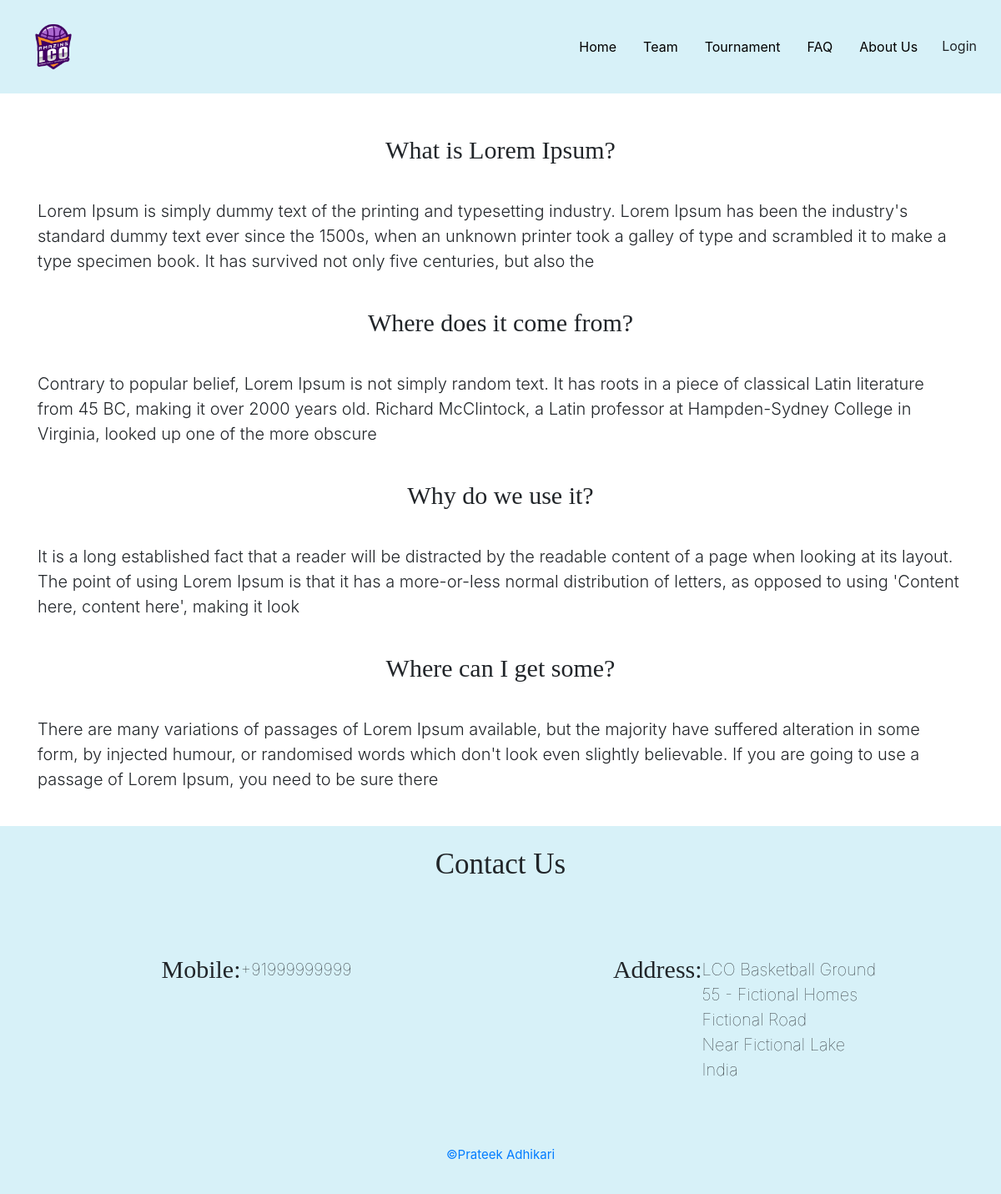
Page /faq on the committed database.
### lco/models.py (models this page shows, shortened)
class Frequentlyaskquest(models.Model):
    question = models.CharField(max_length=200)
    answer = models.CharField(max_length=300)

### lco/views.py (the view)
# urls.py: path('faq', views.faq, name="faq"),
def faq(request):
    faqs = Frequentlyaskquest.objects.all()
    context = {
        'faqz': faqs
    }
    return render(request, "faq.html", context)

### templates/faq.html
{% extends 'base.html'%} {% load static %} {% block content %}
<div class="col-12">
    <div class="container faq">
        {% for faq in faqz %}
        <div class="quest">
            <p class="faq_ques">{{faq.question}}</p>
        </div>
        <p class="faq_ans">{{faq.answer}}</p>
        {%endfor%}
    </div>
</div>
{% endblock %}

### templates/base.html (shortened to what this page needs)
<!DOCTYPE html> {% load static %}
<head>
    <link rel="stylesheet" href="{% static 'css/LCO.css' %}">
    <link rel="stylesheet" href="https://stackpath.bootstrapcdn.com/bootstrap/4.4.1/css/bootstrap.min.css">
</head>
<body>
    <div class="row">
        <div class="col-12 head">
            <nav class="navbar">
                <div class="brand-title">
                    <img id="logo" src="{% static 'img/sports-logo-transparent.png' %}">
                </div>
                <div class="navbar-links">
                    <ul>
                        <li><a href="{% url 'home' %}">Home</a></li>
                        <li><a href="{% url 'team' %}">Team</a></li>
                        <li><a href="{% url 'tournament' %}">Tournament</a></li>
                        <li><a href="{% url 'faq' %}">FAQ</a></li>
                        <li><a href="{% url 'about' %}">About Us</a></li>
                        <li><button class="btn modal-btn" data-toggle="modal" data-target="#myModal">
                            Login
                          </button></li>
                    </ul>
                </div>
            </nav>
        </div>
        {% block content%} {% endblock%}
        <div class="col-12 foot">
            <div class="col-12">
                <div class="foot-title">
                    <p class="foot-tm-text">Contact Us</p>
                </div>
            </div>
            <div class="row">
                <div class="col-lg-6 col-md-12 col-sm-12 mob-add">
                    <div class="foot-cols">
                        <div class="foot-title">
                            <p class="foot-t-text">Mobile:</p>
                        </div>
                        <div class="foot-text">
                            <p class="foot-t-data">+91999999999</p>
                        </div>
                    </div>
                </div>
                <div class="col-lg-6 col-md-12 col-sm-12 mob-add">
                    <div class="foot-cols">
                        <div class="foot-title">
                            <p class="foot-t-text">Address:</p>
                        </div>
                        <div class="foot-text">
                            <p class="foot-t-data">LCO Basketball Ground<br> 55 - Fictional Homes<br> Fictional Road<br> Near Fictional Lake<br> India
                            </p>
                        </div>
                    </div>
                </div>
            </div>
            <div class="col-12">
                <div class="foot-title">
                    <p class="copyright"><a href="#">&copy;Prateek Adhikari</a></p>
                </div>
            </div>
        </div>
    </div>
</body>
</html>

### static/css/LCO.css (style rules this page uses)
body { margin: 0; padding: 0; }
.row { margin: 0px !important; }
.head { padding: 0px !important; }
.navbar { color: black; background: #d7f1f8; width: 100%; display: flex; position: relative; justify-content: space-between; align-items: center; }
.brand-title { margin: .5rem; }
#logo { width: 80px; height: 80px; }
.navbar-links { height: 100%; }
.modal-btn { padding: 0.9rem .75rem !important; }
.navbar-links ul { display: flex; margin: 0; padding: 0; }
.navbar-links li { list-style: none; }
.navbar-links li a { display: block; text-decoration: none; color: black; padding: 1rem; }
.foot { background: #d7f1f8; }
.foot-title { display: flex; justify-content: center; padding-top: 20px; padding-bottom: 20px; }
.mob-add { display: block; padding-top: 20px; padding-bottom: 20px; }
.foot-cols { display: flex; justify-content: center; }
.foot-text { display: flex; justify-content: center; padding-top: 20px; padding-bottom: 20px; }
.foot-tm-text { font-size: 35px; font-family: initial; font-weight: 200; }
.foot-t-text { font-size: 30px; font-family: initial; font-weight: 300; }
.foot-t-data { font-size: 20px; font-family: unset; font-weight: 100; padding-top: 8px; }
.copyright { font-size: 15px; }
.faq { display: block; padding: 25px; }
.quest { display: flex; justify-content: center; padding: 20px 0px; }
.faq_ans { font-size: 20px; font-family: unset; font-weight: 300; }
.faq_ques { font-size: 30px; font-family: initial; font-weight: 300; }

### rows in the picture
Frequentlyaskquest: question "What is Lorem Ipsum?", answer "Lorem Ipsum is simply dummy text of the printing and typesetting industry. Lorem Ipsum has been the industry's standard dummy text ever since the 1500s, when an unknown printer took a galley of type and scrambled it to make a type specimen book. It has survived not only five centuries, but also the"
Frequentlyaskquest: question "Where does it come from?", answer "Contrary to popular belief, Lorem Ipsum is not simply random text. It has roots in a piece of classical Latin literature from 45 BC, making it over 2000 years old. Richard McClintock, a Latin professor at Hampden-Sydney College in Virginia, looked up one of the more obscure"
Frequentlyaskquest: question "Why do we use it?", answer "It is a long established fact that a reader will be distracted by the readable content of a page when looking at its layout. The point of using Lorem Ipsum is that it has a more-or-less normal distribution of letters, as opposed to using 'Content here, content here', making it look"
Frequentlyaskquest: question "Where can I get some?", answer "There are many variations of passages of Lorem Ipsum available, but the majority have suffered alteration in some form, by injected humour, or randomised words which don't look even slightly believable. If you are going to use a passage of Lorem Ipsum, you need to be sure there"
